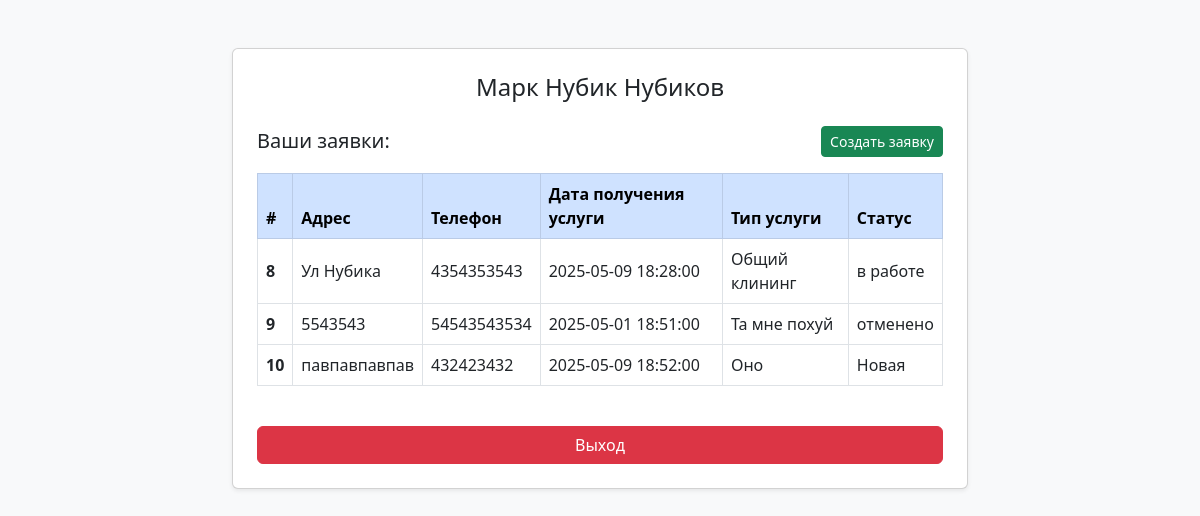
The page /module3/dashboard.php (signed in) on the database its author committed.
### tables this page shows
CREATE TABLE `requests` (
  `id` int NOT NULL,
  `user_id` int DEFAULT NULL,
  `address` text,
  `contact` varchar(20) DEFAULT NULL,
  `date_time` datetime DEFAULT NULL,
  `service_type` varchar(100) DEFAULT NULL,
  `other_service` varchar(100) DEFAULT NULL,
  `payment_method` varchar(50) DEFAULT NULL,
  `status` varchar(50) DEFAULT 'новая',
  `reason` text
);

### module3/dashboard.php (the view, shortened to what this page needs)
<?php
include 'db.php';
$user_id = $_SESSION['user_id'];
$result = $conn->query("SELECT * FROM requests WHERE user_id = $user_id");
?>
<!DOCTYPE html>
<html lang="ru">
<head>
    <link href="https://cdn.jsdelivr.net/npm/bootstrap@5.3.0/dist/css/bootstrap.min.css" rel="stylesheet">
</head>
<body class="bg-light">
<div class="container mt-5">
    <div class="row justify-content-center">
        <div class="col-md-10 col-lg-8">
            <div class="card shadow-sm">
                <div class="card-body p-4">
                    <h4 class="card-title text-center mb-4"><?= htmlspecialchars($_SESSION['user_name']) ?></h4>
                    <div class="d-flex justify-content-between align-items-center mb-3">
                        <h5 class="mb-0">Ваши заявки:</h5>
                        <a href="create_request.php" class="btn btn-success btn-sm">Создать заявку</a>
                    </div>
                    <?php if ($result->num_rows > 0): ?>
                        <div class="table-responsive">
                            <table class="table table-bordered table-hover align-middle">
                                <thead class="table-primary">
                                <tr>
                                    <th scope="col">#</th>
                                    <th scope="col">Адрес</th>
                                    <th scope="col">Телефон</th>
                                    <th scope="col">Дата получения услуги</th>
                                    <th scope="col">Тип услуги</th>
                                    <th scope="col">Статус</th>
                                </tr>
                                </thead>
                                <tbody>
                                <?php while ($row = $result->fetch_assoc()): ?>
                                    <tr>
                                        <th><?= htmlspecialchars($row['id']) ?></th>
                                        <td><?= htmlspecialchars($row['address']) ?></td>
                                        <td><?= htmlspecialchars($row['contact']) ?></td>
                                        <td><?= htmlspecialchars($row['date_time']) ?></td>
                                        <td><?= htmlspecialchars($row['service_type']) ?></td>
                                        <td>
                                            <span><?= htmlspecialchars($row['status']) ?></span>
                                        </td>
                                    </tr>
                                <?php endwhile; ?>
                                </tbody>
                            </table>
                        </div>
                    <?php else: ?>
                        <p class="text-center text-muted">Заявок пока нет.</p>
                    <?php endif; ?>
                    <div class="d-grid mt-4">
                        <a href="logout.php" class="btn btn-danger">Выход</a>
                    </div>
                </div>
            </div>
        </div>
    </div>
</div>
</body>
</html>

### rows shown on the page
requests: id "8", address "Ул Нубика", contact "4354353543", date_time "2025-05-09 18:28:00", service_type "Общий клининг", status "в работе"
requests: id "9", address "5543543", contact "54543543534", date_time "2025-05-01 18:51:00", service_type "Та мне похуй", status "отменено"
requests: id "10", address "павпавпавпав", contact "432423432", date_time "2025-05-09 18:52:00", service_type "Оно", status "Новая"

### other values the page prints
$_SESSION['user_name'] "Марк Нубик Нубиков"
